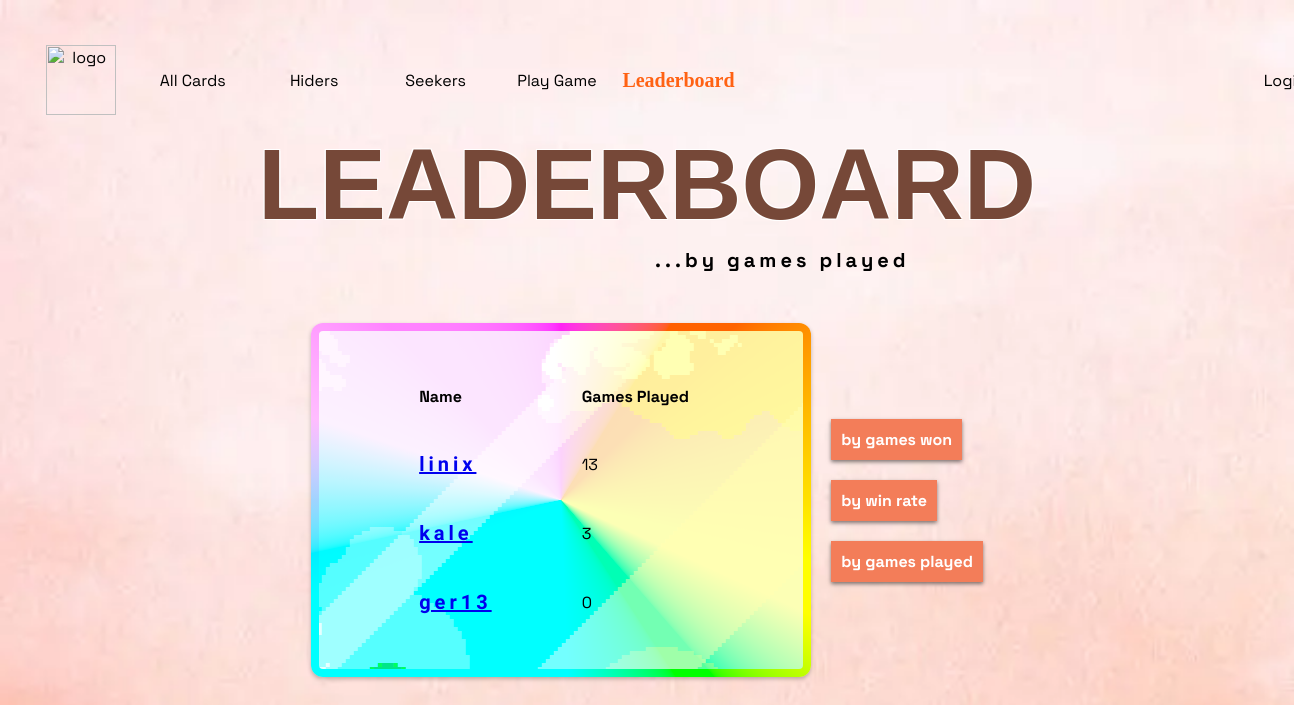
/leaderboard_by_games_played/, run on an earlier commit of the app's database.
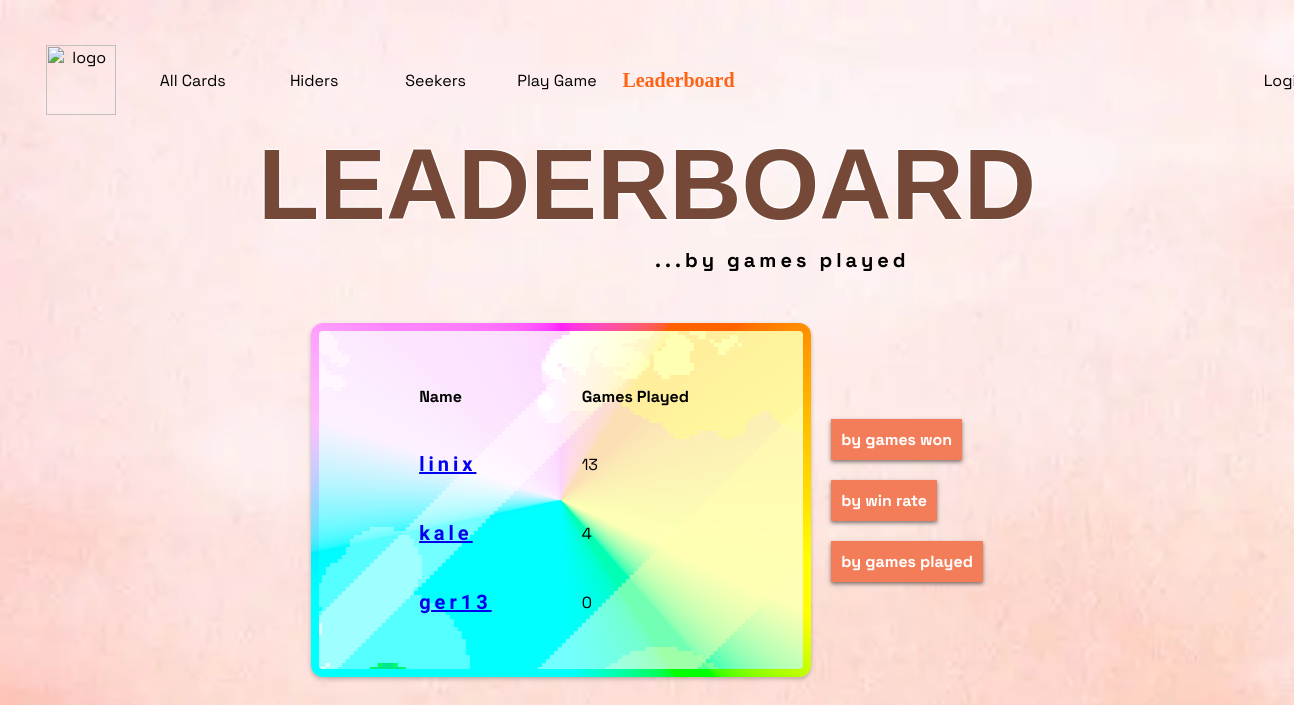
And on a later commit of the database.
### game/models.py (models this page shows, shortened)
class Profile(models.Model):
    username = models.CharField(max_length=120)
    email = models.EmailField()
    games_played = models.IntegerField(default=0)
    games_won = models.IntegerField(default=0)
    favorite_card = models.ForeignKey('Card', on_delete=models.SET_NULL, null=True, blank=True)
    user = models.OneToOneField(User, on_delete=models.CASCADE)

### game/views.py (the view)
# urls.py: path(r'leaderboard_by_games_played/', views.LeaderboardByGamesPlayedView.as_view(), name='leaderboard_by_games_played'), # page for showing the leaderboard
class LeaderboardByGamesPlayedView(ListView):
    model = Profile
    template_name = 'game/leaderboard_by_games_played.html'
    context_object_name = 'profiles'
    def get_queryset(self):
        return Profile.objects.order_by('-games_played')

### game/templates/game/leaderboard_by_games_played.html (shortened to what this page needs)
<body class="light-body">
{% extends 'game/base.html' %}
{% block content %}
    <h1>LEADERBOARD</h1>
    <p class="leaderboard-subtitle">...by games played</p>
    <div class="leaderboard-table-container">
        <table class="leaderboard-table">
            <tr>
                <th>Name</th>
                <th>Games Played</th>
            </tr>
            {% for profile in profiles %}
                <tr>
                    <td class="table-fields"><a href="{% url 'show_profile' profile.pk %}">{{ profile.user.username }}</a></td>
                    <td class="table-results">{{ profile.games_played }}</td>
                </tr>
            {% endfor %}
        </table>
        <div class="leaderboard-buttons-container">
            <div>
                <a class='click-button' href="{% url 'leaderboard_by_games_won' %}">by games won</a>
            </div>
            <div>
                <a class='click-button' href="{% url 'leaderboard_by_win_rate' %}">by win rate</a>
            </div>
            <div>
                <a class='click-button' href="{% url 'leaderboard_by_games_played' %}">by games played</a>
            </div>
        </div>
    </div>
{% endblock %}

What changed in the data, as far as the page shows it:
changed Profile "kale": games_played "3" → "4"
